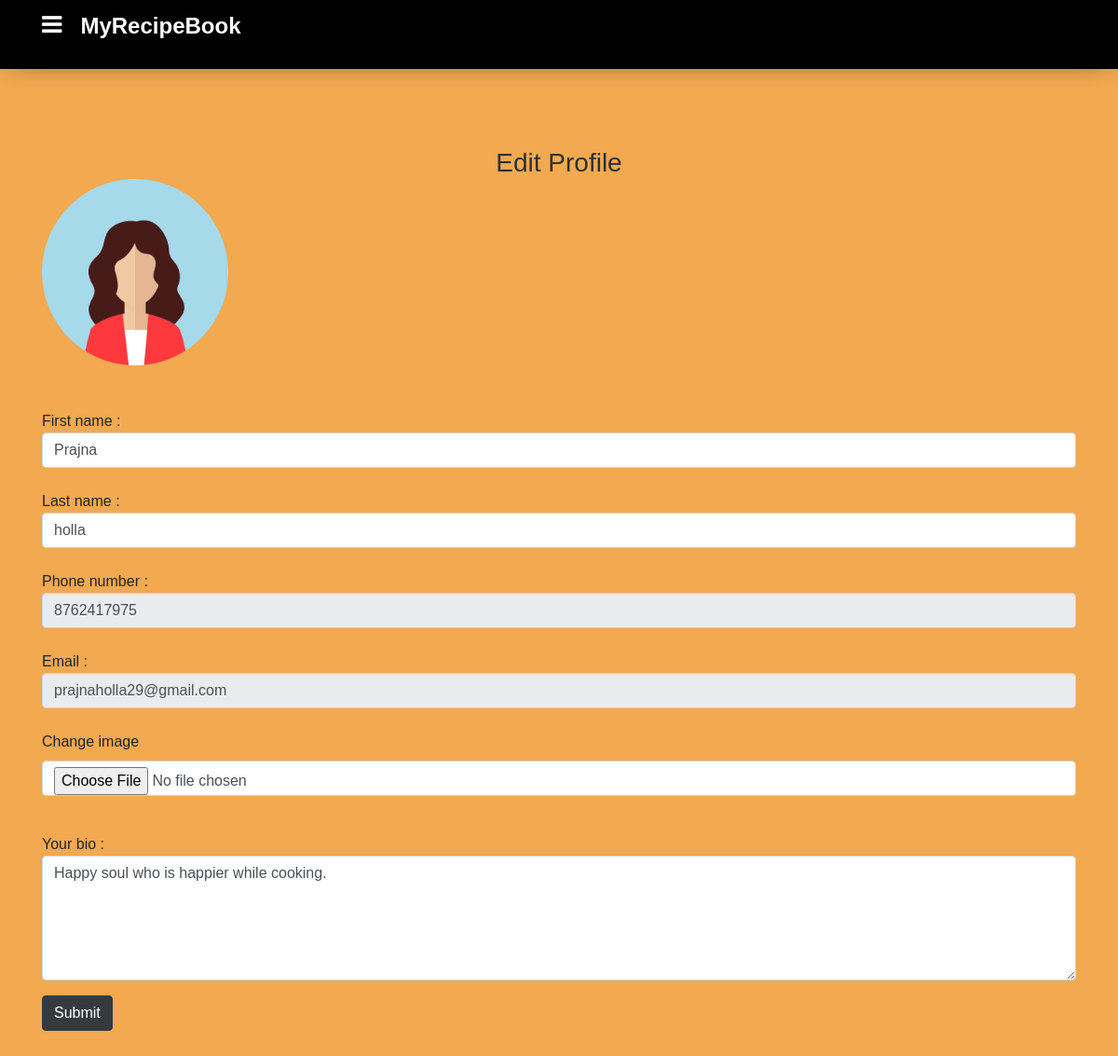
/editprofile.php?id=11, run on the app's committed database.
### tables this page shows
CREATE TABLE `users` (
  `user_id` int(11) NOT NULL,
  `fname` varchar(255) DEFAULT NULL,
  `lname` varchar(255) DEFAULT NULL,
  `phone_no` varchar(255) DEFAULT NULL,
  `email` varchar(255) DEFAULT NULL,
  `description` varchar(255) DEFAULT NULL,
  `user_pass` varchar(255) DEFAULT NULL,
  `user_image_name` varchar(255) DEFAULT NULL
);

### editprofile.php (the view, shortened to what this page needs)
<?php
require_once "includes/config.php";
    $id = $_GET['id'];
?>
<!DOCTYPE html>
<html>
<head>
    <?php
    include_once 'includes/header.php' ?>
    <link rel="stylesheet" type="text/css" href="css/styleadmin.css">
</head>
<body style="background-color:#f2a950;">
    <?php
    include_once 'includes/profilenavbar.php';
    include_once 'includes/profilesidebar.php'?>
    <div id="main">
        <h3 style="padding-top: 40px;" id="boys">Edit Profile</h3>
        <?php
            $sql = "SELECT * FROM `users` WHERE `user_id` = $id";
            $query = mysqli_query($link, $sql);
            $result = mysqli_fetch_array($query);
        ?>
        <form method="POST" enctype="multipart/form-data">
            <div class="container">
                <img src="<?php echo htmlspecialchars($result['user_image_name']); ?>" width = "200" class="mb-5">
                <div class="form-group">
                First name :<br>
                <input type="text"  class="form-control"  name="fname" placeholder="first name" value="<?php echo htmlspecialchars($result['fname']); ?>"required><br>
                Last name :<br>
                <input type="text"  class="form-control"  name="lname" placeholder="last name" value="<?php echo htmlspecialchars($result['lname']); ?>" required><br>
                Phone number :<br>
                <input type="number"  class="form-control"  name="phone" placeholder="phone number" value="<?php echo htmlspecialchars($result['phone_no']); ?>" required disabled><br>
                Email :<br>
                <input type="email"  class="form-control" value="<?php echo htmlspecialchars($result['email']); ?>"  name="email" placeholder="Email" required disabled><br>
                <div class="form-group">
                <label>Change image</label>
                <input type="file" name="myimage" class="form-control"required><br/>
                </div>
                Your bio : <br>
                <textarea cols="50" class="form-control" name="description" rows="5"><?php echo htmlspecialchars($result['description']); ?></textarea>
                <button type="submit" name="submit" class="btn btn-large btn-dark mt-3">Submit</button>
            </div>
        </form>
    </div>
</html>

### css/main.css (style rules this page uses)
* { margin: 0px; padding: 0px; box-sizing: border-box; }
body, html { height: 100%; font-family: sans-serif; }
h1,h2,h3,h4,h5,h6 { margin: 0px; }
input { display: block; }

### css/styleadmin.css (style rules this page uses)
* { padding: 0; margin: 0; }
body { font-family: sans-serif; background-color: #ffffff; overflow-x: hidden; }
#main { margin-top: 74px; transition: margin-left 0.5s; padding: 20px; overflow: hidden; width: 100%; }
#boys { text-align: center; color: #2f3030; }

### data on the page
users: user_image_name (picture), fname "Prajna", lname "holla", phone "8762417975", email "prajnaholla29@gmail.com", description "Happy soul who is happier while cooking."
